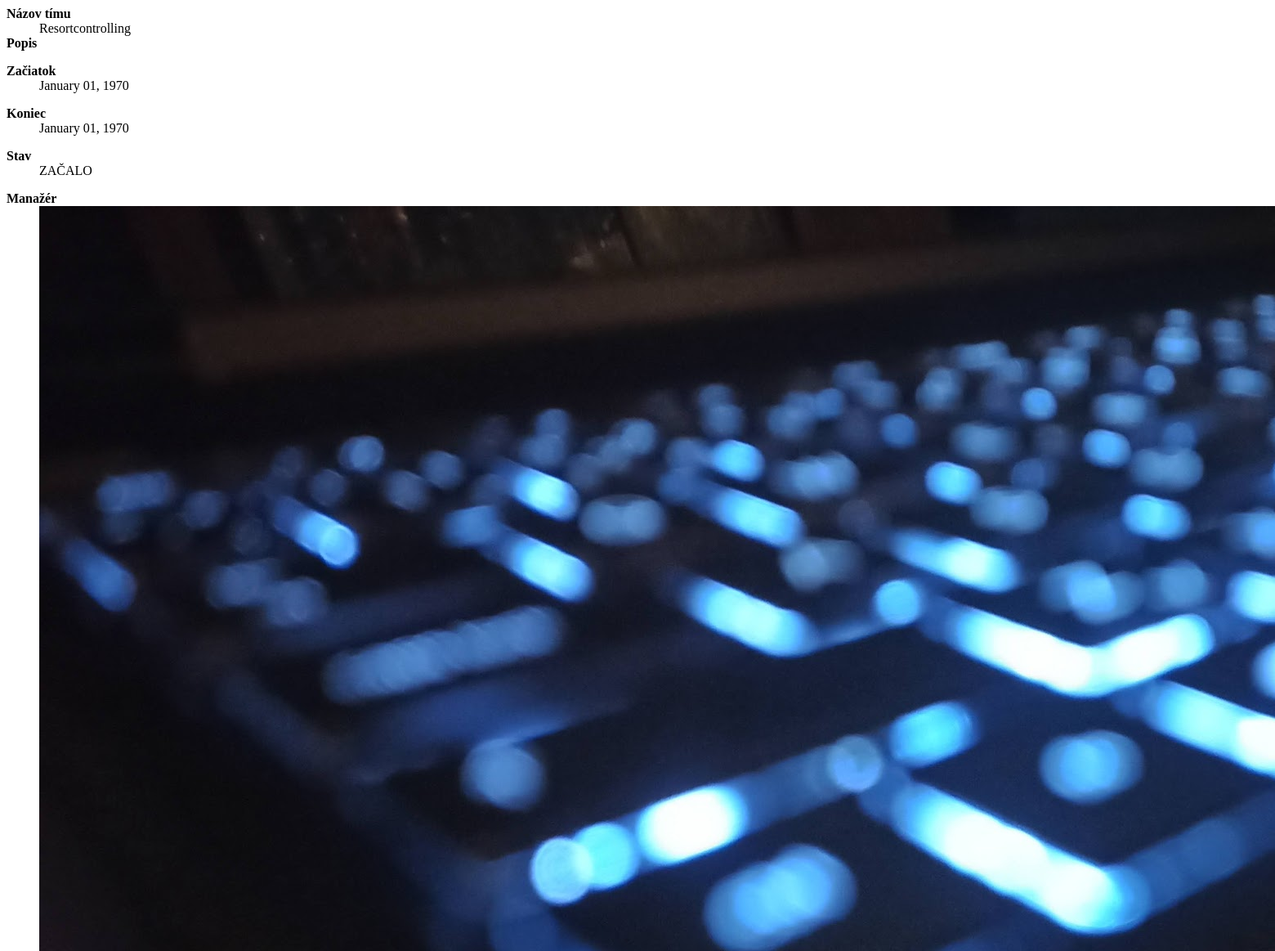
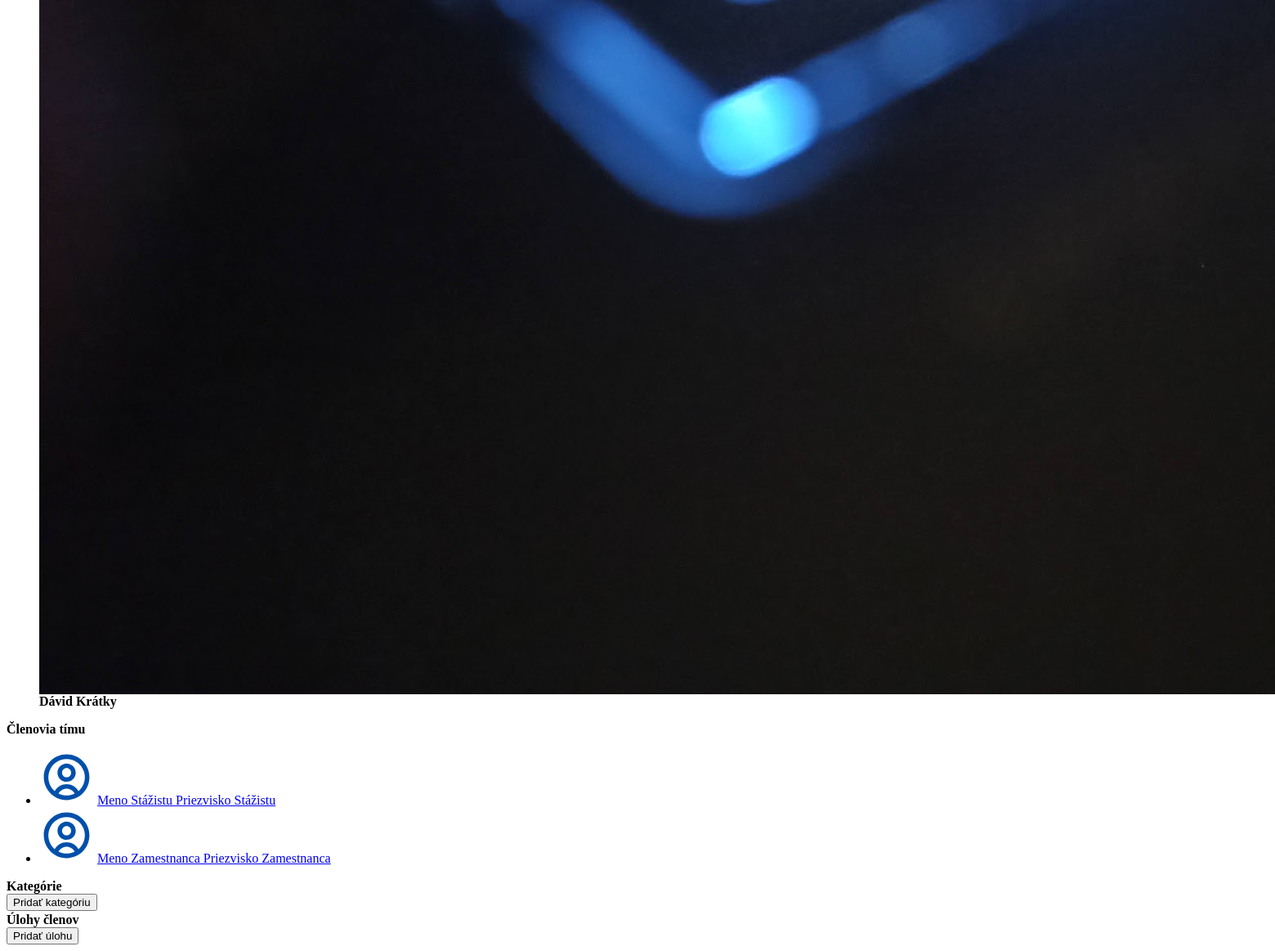
/view_team.php?id=5, run on an earlier commit of the app's database (2 pictures, top to bottom).
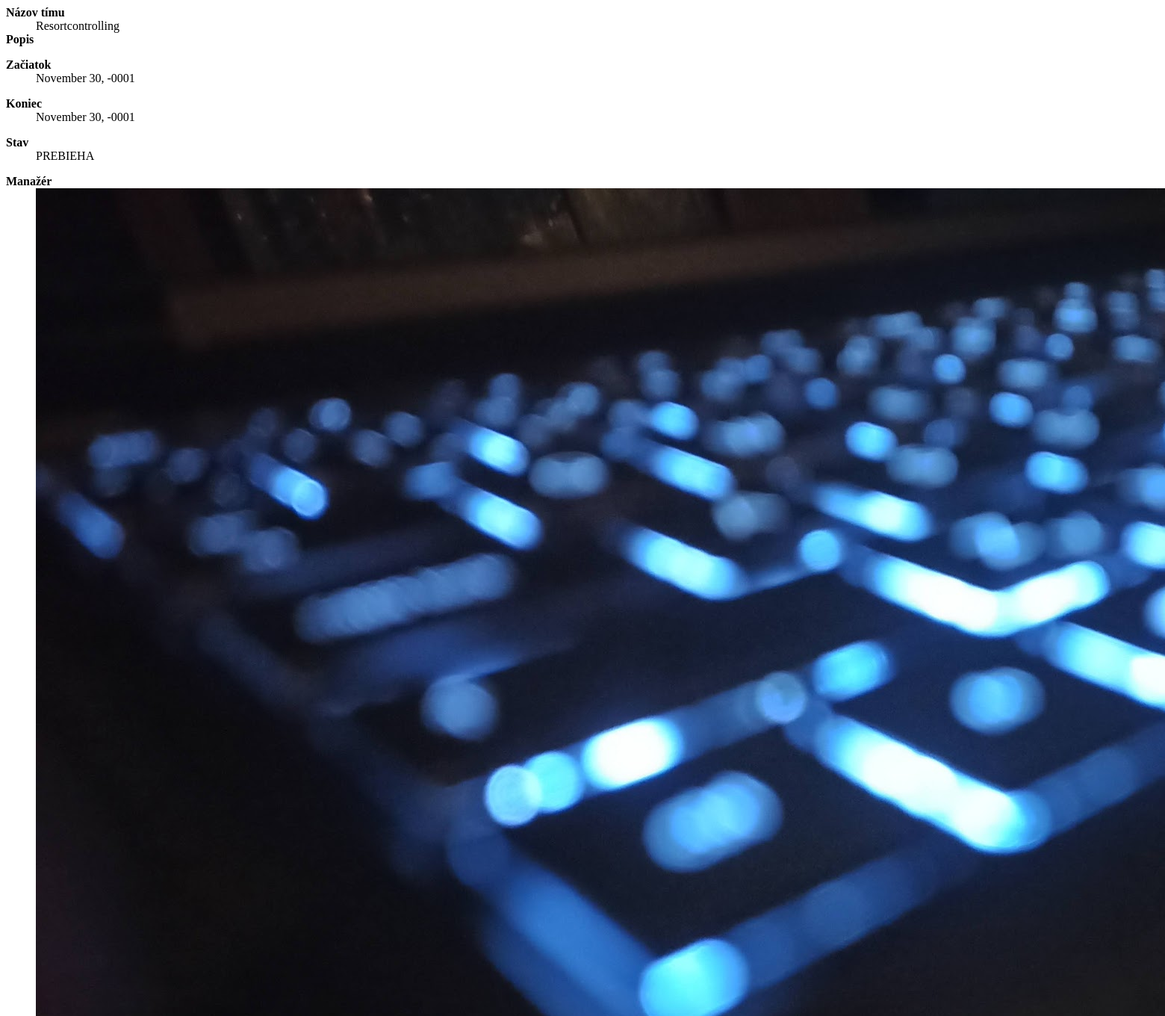
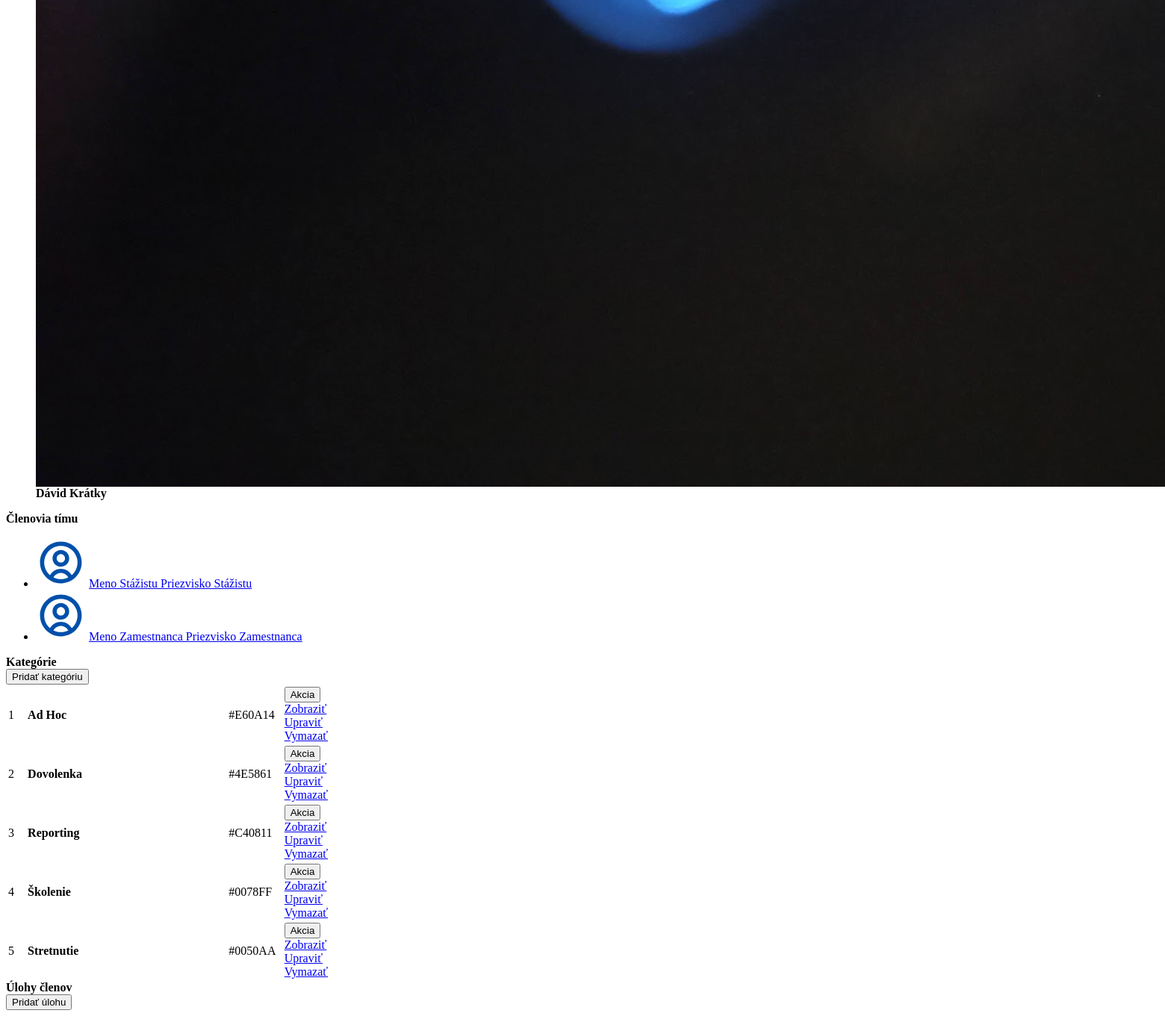
And on a later commit of the database (2 pictures, top to bottom).
### tables this page shows
CREATE TABLE `users` (
  `id` int(30) NOT NULL,
  `firstname` varchar(200) NOT NULL,
  `lastname` varchar(200) NOT NULL,
  `email` varchar(200) NOT NULL,
  `password` text NOT NULL,
  `type` tinyint(1) NOT NULL DEFAULT 2 COMMENT '1 = admin, 2 = zamestnanec, 3 = stážista',
  `avatar` text NOT NULL DEFAULT 'no-image-available.png',
  `date_created` datetime NOT NULL DEFAULT current_timestamp()
);

CREATE TABLE `category_list` (
  `id` int(30) NOT NULL,
  `project_id` int(30) NOT NULL,
  `task` varchar(200) NOT NULL,
  `description` text NOT NULL,
  `date_created` datetime NOT NULL DEFAULT current_timestamp(),
  `category_color` varchar(7) DEFAULT NULL
);

### view_team.php (the view, shortened to what this page needs)
<?php
include 'db_connect.php';
$stat = array("ČAKÁ SA", "ZAČALO", "PREBIEHA", "POZASTAVENÉ", "PO SPLATNOSTI", "SPLNENÉ");
$qry = $conn->query("SELECT * FROM team_list where id = " . $_GET['id'])->fetch_array();
$cprog = $conn->query("SELECT * FROM category_list where project_id = {$id}")->num_rows;
$prod = $conn->query("SELECT * FROM task_list where project_id = {$id}")->num_rows;
if ($status == 0 && strtotime(date('Y-m-d')) >= strtotime($start_date)) :
	if ($prod  > 0  || $cprog > 0)
		$status = 2;
	else
		$status = 1;
elseif ($status == 0 && strtotime(date('Y-m-d')) > strtotime($end_date)) :
	$status = 4;
endif;
$manager = $conn->query("SELECT *,concat(firstname,' ',lastname) as name FROM users where id = $manager_id");
$manager = $manager->num_rows > 0 ? $manager->fetch_array() : array();
?>
<div class="col-lg-12 ">
	<div class="row">
		<div class="col-md-12 ">
			<div class="callout callout-info shadow-sm">
				<div class="col-md-12">
					<div class="row">
						<div class="col-sm-6 ">
							<dl>
								<dt><b class="border-primary">Názov tímu</b></dt>
								<dd><?php echo ucwords($name) ?></dd>
								<dt><b class="border-primary">Popis</b></dt>
							</dl>
						</div>
						<div class="col-md-6">
							<dl>
								<dt><b class="border-primary">Začiatok</b></dt>
								<dd><?php echo date("F d, Y", strtotime($start_date)) ?></dd>
							</dl>
							<dl>
								<dt><b class="border-primary">Koniec</b></dt>
								<dd><?php echo date("F d, Y", strtotime($end_date)) ?></dd>
							</dl>
							<dl>
								<dt><b class="border-primary">Stav</b></dt>
								<dd>
									<?php
									if ($stat[$status] == 'ČAKÁ SA') {
										echo "<span class='badge badge-secondary'>{$stat[$status]}</span>";
									} elseif ($stat[$status] == 'ZAČALO') {
										echo "<span class='badge badge-primary'>{$stat[$status]}</span>";
									} elseif ($stat[$status] == 'PREBIEHA') {
										echo "<span class='badge badge-info'>{$stat[$status]}</span>";
									} elseif ($stat[$status] == 'POZASTAVENÉ') {
										echo "<span class='badge badge-warning'>{$stat[$status]}</span>";
									} elseif ($stat[$status] == 'PO SPLATNOSTI') {
										echo "<span class='badge badge-danger'>{$stat[$status]}</span>";
									} elseif ($stat[$status] == 'SPLNENÉ') {
										echo "<span class='badge badge-success'>{$stat[$status]}</span>";
									}
									?>
								</dd>
							</dl>
							<dl>
								<dt><b class="border-primary">Manažér</b></dt>
								<dd>
									<?php if (isset($manager['id'])) : ?>
										<div class="d-flex align-items-center mt-1">
											<img class="img-circle img-thumbnail p-0 shadow-sm border-info img-sm mr-3" src="assets/uploads/<?php echo $manager['avatar'] ?>" alt="Avatar">
											<b><?php echo ucwords($manager['name']) ?></b>
										</div>
									<?php else : ?>
										<small><i>Manažér bol z databázy odstránený</i></small>
									<?php endif; ?>
								</dd>
							</dl>
						</div>
					</div>
				</div>
			</div>
		</div>
	</div>
	<div class="row">
		<div class="col-md-4">
			<div class="card card-outline card-primary shadow-sm">
				<div class="card-header">
					<span><b>Členovia tímu</b></span>
				</div>
				<div class="card-body">
					<ul class="users-list clearfix">
						<?php
						if (!empty($user_ids)) :
							$members = $conn->query("SELECT *,concat(firstname,' ',lastname) as name FROM users where id in ($user_ids) order by concat(firstname,' ',lastname) asc");
							while ($row = $members->fetch_assoc()) :
						?>
								<li>
									<img src="assets/uploads/<?php echo $row['avatar'] ?>" alt="Profilový obrázok">
									<a class="users-list-name" href="javascript:void(0)"><?php echo ucwords($row['name']) ?></a>
								</li>
						<?php
							endwhile;
						endif;
						?>
					</ul>
				</div>
			</div>
		</div>
		<div class="col-md-8">
			<div class="card card-outline card-primary shadow-sm">
				<div class="card-header">
					<span><b>Kategórie</b></span>
					<?php if ($_SESSION['login_type'] != 3) : ?>
						<div class="card-tools">
							<button class="btn btn-primary bg-gradient-primary btn-sm" type="button" id="new_task"><i class="fa fa-plus"></i> Pridať kategóriu</button>
						</div>
					<?php endif; ?>
				</div>
				<div class="card-body p-0">
					<div class="table-responsive">
						<table class="table table-condensed m-0 table-hover">
							<colgroup>
								<col width="5%">
								<col width="25%">
								<col width="30%">
								<col width="15%">
								<col width="15%">
							</colgroup>
							<tbody>
								<?php
								$i = 1;
								$tasks = $conn->query("SELECT * FROM category_list where project_id = {$id} order by task asc");
								while ($row = $tasks->fetch_assoc()) :
								?>
									<tr>
										<td class="text-center"><?php echo $i++ ?></td>
										<td class=""><b><?php echo ucwords($row['task']) ?></b></td>
										<td class="">
										</td>
										<td>
											<?php
											echo $row["category_color"];
											?>
										</td>
										<td class="text-center">
											<button type="button" class="btn btn-default btn-sm btn-flat border-info wave-effect text-info dropdown-toggle" data-toggle="dropdown" aria-expanded="true">
												Akcia
											</button>
											<div class="dropdown-menu">
												<a class="dropdown-item view_task" href="javascript:void(0)" data-id="<?php echo $row['id'] ?>" data-task="<?php echo $row['task'] ?>">Zobraziť</a>
												<?php if ($_SESSION['login_type'] != 3) : ?>
													<a class="dropdown-item edit_task" href="javascript:void(0)" data-id="<?php echo $row['id'] ?>" data-task="<?php echo $row['task'] ?>">Upraviť</a>
													<a class="dropdown-item delete_task" href="javascript:void(0)" data-id="<?php echo $row['id'] ?>">Vymazať</a>
												<?php endif; ?>
											</div>
										</td>
									</tr>
								<?php
								endwhile;
								?>
							</tbody>
						</table>
					</div>
				</div>
			</div>
		</div>
	</div>
	<div class="row">
		<div class="col-md-12">
			<div class="card card-outline card-primary shadow-sm">
				<div class="card-header">
					<b>Úlohy členov</b>
					<div class="card-tools">
						<button class="btn btn-primary bg-gradient-primary btn-sm" type="button" id="new_productivity"><i class="fa fa-plus"></i> Pridať úlohu</button>
					</div>
				</div>
			</div>
		</div>
	</div>
</div>

### view_team.php (style rules this page uses)
.users-list>li img { border-radius: 50%; height: 67px; width: 67px; object-fit: cover; }
.users-list>li { width: 33.33% !important }

What changed in the data, as far as the page shows it:
added category_list: task "Ad Hoc", category_color "#E60A14"
added category_list: task "Dovolenka", category_color "#4E5861"
added category_list: task "Reporting", category_color "#C40811"
added category_list: task "Školenie", category_color "#0078FF"
added category_list: task "Stretnutie", category_color "#0050AA"
Also different on the page:
date("F d, Y", strtotime($start_date)): "January 01, 1970" → "November 30, -0001"
date("F d, Y", strtotime($end_date)): "January 01, 1970" → "November 30, -0001"
$stat[$status]: (not shown) → "PREBIEHA"
$stat[$status]: "ZAČALO" → (not shown)
